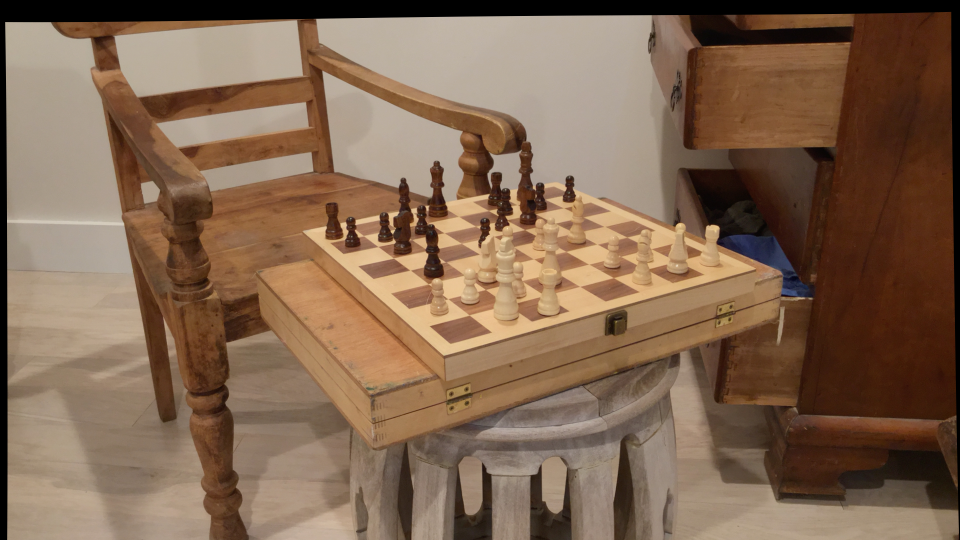
#> input picture data/chess1/im0.png, 1920 x 1080 px, found by its file name (shown at 1/2 size)
$ python main.py
#> lines starting #> are read from the running program, lines starting #| are printed output that depends on the picture
#> in main, image_l is the input picture: shape (1080, 1920, 3); mean B, G, R 81.2, 103, 129.9
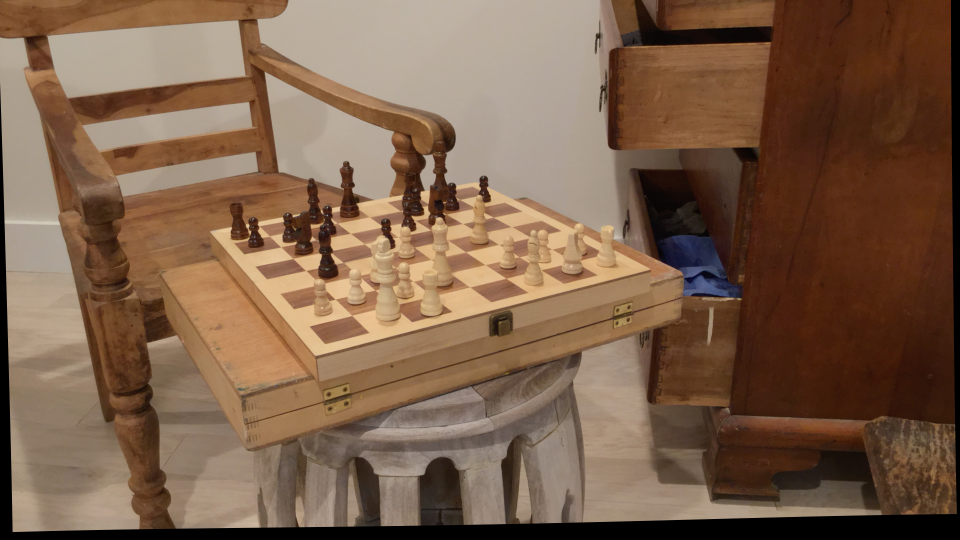
#> input picture data/chess1/im1.png, 1920 x 1080 px, found by its file name (shown at 1/2 size)
#> in main, image_r is the input picture: shape (1080, 1920, 3); mean B, G, R 74.7, 96.3, 124.4
import argparse
import cv2
import numpy as np
import matplotlib.pyplot as plt

VOXEL_SIZE = 1


def init_window():
    cv2.namedWindow('disp', cv2.WINDOW_NORMAL)
    cv2.resizeWindow('disp', 600, 600)

    def nothing(x):
        pass

    cv2.createTrackbar('numDisparities', 'disp', 16, 17, nothing)
    cv2.createTrackbar('blockSize', 'disp', 5, 50, nothing)
    cv2.createTrackbar('preFilterType', 'disp', 1, 1, nothing)
    cv2.createTrackbar('preFilterSize', 'disp', 4, 25, nothing)
    cv2.createTrackbar('preFilterCap', 'disp', 50, 62, nothing)
    cv2.createTrackbar('textureThreshold', 'disp', 40, 100, nothing)
    cv2.createTrackbar('uniquenessRatio', 'disp', 5, 100, nothing)
    cv2.createTrackbar('speckleRange', 'disp', 20, 100, nothing)
    cv2.createTrackbar('speckleWindowSize', 'disp', 20, 25, nothing)
    cv2.createTrackbar('disp12MaxDiff', 'disp', 11, 25, nothing)
    cv2.createTrackbar('minDisparity', 'disp', 16, 25, nothing)


def disparity_to_3d_occupancy(depth_map):
    # Compute the depth map
    # depth_map = (disparity_map * VOXEL_SIZE).astype(np.uint16)

    # Define the size of the 3D grid
    height, width = depth_map.shape
    depth = 1
    grid_shape = (height, width, depth)

    # Initialize the 3D occupancy grid
    grid = np.zeros(grid_shape, dtype=np.uint16)

    # Set the depth values in the grid
    grid[:, :, 0] = depth_map

    return grid


def compute_disparity(stereo, image_l, image_r):
    img_left_gray = cv2.cvtColor(image_l, cv2.COLOR_BGR2GRAY)
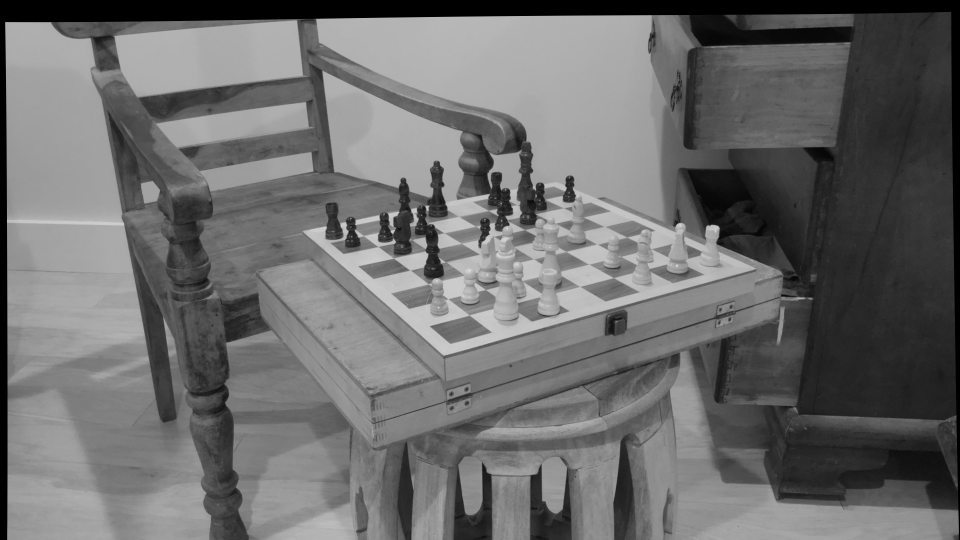
#> img_left_gray: shape (1080, 1920) (shown at 1/2 size); min 0, max 239, mean 108.5
    img_right_gray = cv2.cvtColor(image_r, cv2.COLOR_BGR2GRAY)
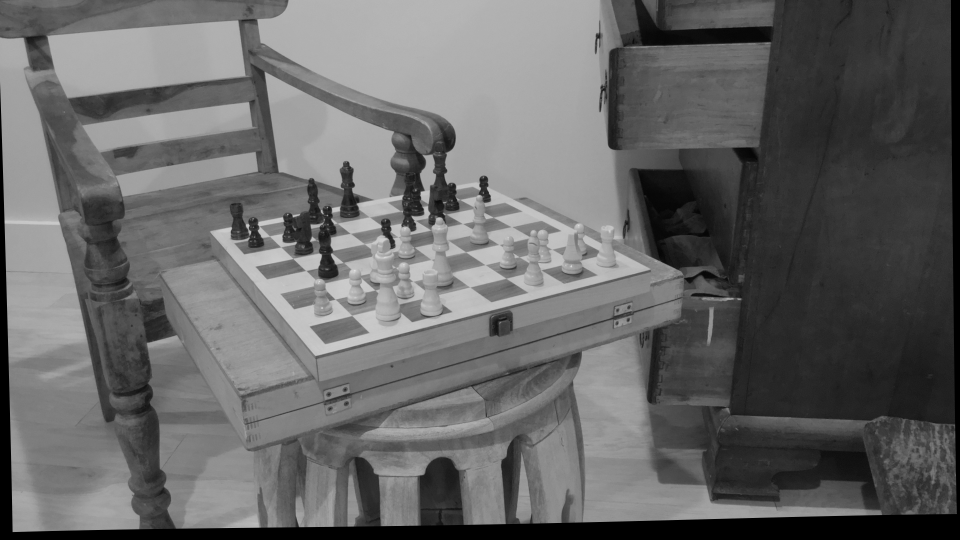
#> img_right_gray: shape (1080, 1920) (shown at 1/2 size); min 0, max 235, mean 102.2
    cv2.waitKey(0)
    # Updating the parameters based on the trackbar positions
    numDisparities = cv2.getTrackbarPos('numDisparities', 'disp') * 16
    blockSize = cv2.getTrackbarPos('blockSize', 'disp') * 2 + 5
    preFilterType = cv2.getTrackbarPos('preFilterType', 'disp')
    preFilterSize = cv2.getTrackbarPos('preFilterSize', 'disp') * 2 + 5
    preFilterCap = cv2.getTrackbarPos('preFilterCap', 'disp')
    textureThreshold = cv2.getTrackbarPos('textureThreshold', 'disp')
    uniquenessRatio = cv2.getTrackbarPos('uniquenessRatio', 'disp')
    speckleRange = cv2.getTrackbarPos('speckleRange', 'disp')
    speckleWindowSize = cv2.getTrackbarPos('speckleWindowSize', 'disp') * 2
    disp12MaxDiff = cv2.getTrackbarPos('disp12MaxDiff', 'disp')
    minDisparity = cv2.getTrackbarPos('minDisparity', 'disp')

    # Setting the updated parameters before computing disparity map
    stereo.setNumDisparities(numDisparities)
    stereo.setBlockSize(blockSize)
    stereo.setPreFilterType(preFilterType)
    stereo.setPreFilterSize(preFilterSize)
    stereo.setPreFilterCap(preFilterCap)
    stereo.setTextureThreshold(textureThreshold)
    stereo.setUniquenessRatio(uniquenessRatio)
    stereo.setSpeckleRange(speckleRange)
    stereo.setSpeckleWindowSize(speckleWindowSize)
    stereo.setDisp12MaxDiff(disp12MaxDiff)
    stereo.setMinDisparity(minDisparity)

    # Calculating disparity using the StereoBM algorithm
    disparity = stereo.compute(img_left_gray, img_right_gray)
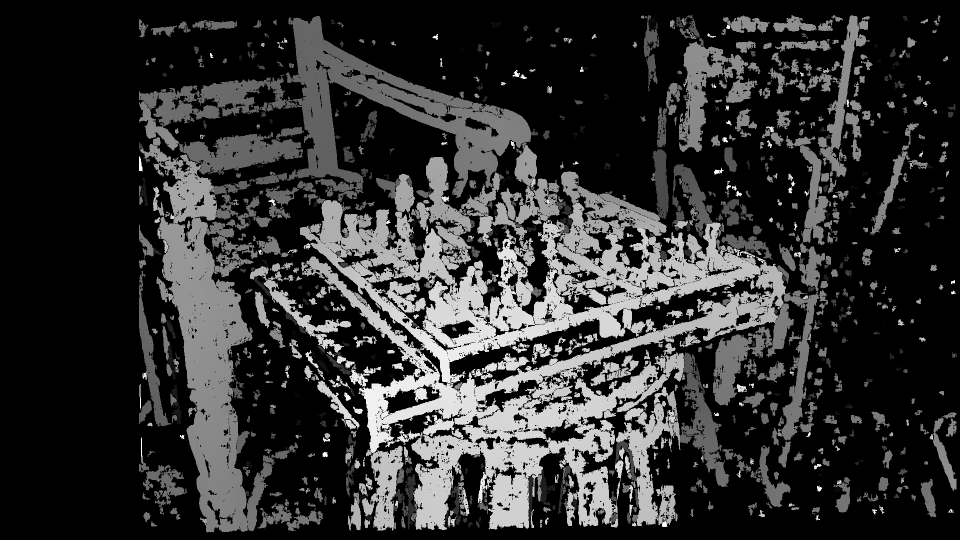
#> disparity: shape (1080, 1920) int16 (shown at 1/2 size); min 240, max 4336, mean 1025.5; drawn with min black and max white
    # NOTE: Code returns a 16bit signed single channel image,
    # CV_16S containing a disparity map scaled by 16. Hence it
    # is essential to convert it to CV_32F and scale it down 16 times.
    # Converting to float32
    disparity = disparity.astype(np.float32)

    # Scaling down the disparity values and normalizing them
    disparity = (disparity / 16.0 - minDisparity) / numDisparities

    # Displaying the disparity map
    cv2.imshow("disp", disparity)

    cv2.waitKey(0)
    cv2.destroyAllWindows()


def main():
    # parser = argparse.ArgumentParser("main")
    # parser.add_argument("--img")
    #
    # args = parser.parse_args()

    image_l = cv2.imread("data/artroom1/im0.png")
    image_r = cv2.imread("data/artroom1/im1.png")

    init_window()
    stereo = cv2.StereoBM.create()
    compute_disparity(stereo, image_l, image_r)


if __name__ == '__main__':
    main()
